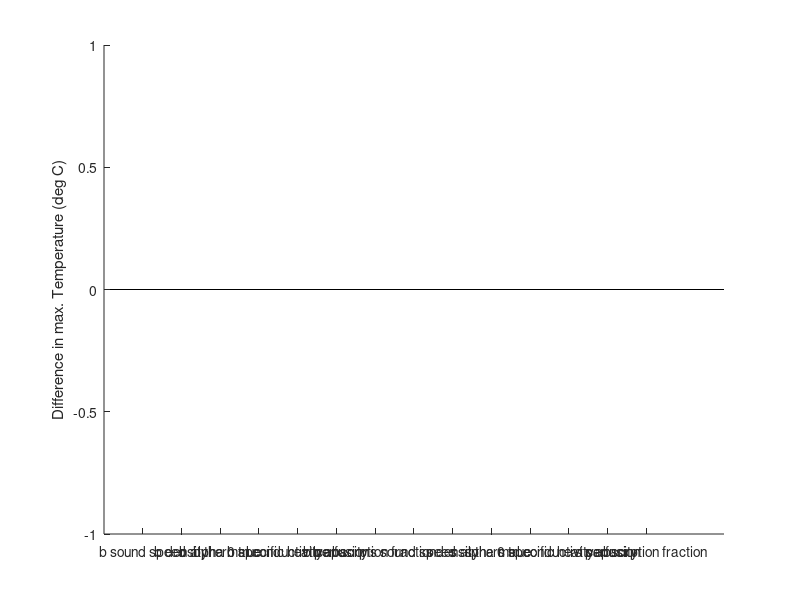

MATLAB code to generate this figure: (Note: this script raises an error after producing the figure.)
% get root path (script must be run)
currentFile = mfilename('fullpath');
[pathstr,~,~] = fileparts(currentFile); 
cd(fullfile(pathstr,'..'))
rootpath = pwd;

pn.figures = fullfile(rootpath, 'figures');
pn.data = fullfile(rootpath, 'data', 'tussim', 'itrusst_protocol1', 'sub-002');

% Define tissues and suffixes
tissue_labels = {'brain', 'skull'};
tissue_suffixes = {'_b', '_s'};

% Define properties and suffixes
property_labels = {'sound_speed', 'density', 'alpha_0_true', ...
                   'thermal_conductivity', ...
                   'specific_heat_capacity', 'perfusion', ...
                   'absorption_fraction'};
property_suffixes = {'_c_', '_rho_', '_a0_', '_k_', '_heatc_', '_perf_', '_abs_'};

% Define sweep values (2 levels)
sweep_values = 1:2;

% Preallocate results structure
results = struct();
xlabels = {};

i_cond = 0;
for t = 1:length(tissue_labels)
    tissue = tissue_labels{t};
    tissue_suffix = tissue_suffixes{t};

    for p = 1:length(property_labels)
        i_cond = i_cond+1;
        property = property_labels{p};
        prop_suffix = property_suffixes{p};

        % Prepare to store results for this tissue/property
        isppa_vec = nan(length(sweep_values),1);
        maxT_vec = nan(length(sweep_values),1);

        for v = 1:length(sweep_values)
            % Construct the filename affix
            affix = [tissue_suffix prop_suffix num2str(sweep_values(v))];
            xlabels{i_cond} = [tissue_suffix(2:end) '_' property];
            % Construct the filename
            filename = fullfile(pn.data, ['sub-002_phantom_output_table' affix '.csv']);

            if isfile(filename)
                T = readtable(filename);
                if all(ismember({'isppa_at_target','maxT'}, T.Properties.VariableNames))
                    isppa_vec(v) = T.isppa_at_target(1);
                    maxT_vec(v) = T.maxT(1);
                else
                    warning('File %s does not contain required columns.', filename);
                end
            else
                warning('File %s not found.', filename);
            end
        end
        % Store results in a structured way
        results.sweep(:,i_cond) = sweep_values;
        results.isppa_at_target(:,i_cond) = isppa_vec;
        results.maxT(:,i_cond) = maxT_vec;
    end
end

%% Restrict to only plot levels 1 and 2
scatter_levels = [1, 2]; % Only first and second sweep levels
scatter_colors = {[1 1 1], [0 0 0]}; % white and black

%% Plot maximum temperature as difference between levels
parameters = 1:size(results.maxT,2);
result_diff = results.maxT(2,:) - results.maxT(1,:); % difference between high and low levels

h = figure;
set(h, 'Units', 'normalized');
set(h, 'Position', [0.25 0.25 0.5 0.3]); % 50% width and height
hold on;

bar(parameters, result_diff, 'FaceColor', [.7 .0 .0], 'EdgeColor',[1 1 1]);

set(gca, 'XTick', 1:numel(parameters), 'XTickLabel', strrep(xlabels, '_', ' '));
xtickangle(45);
ylabel('Difference in max. Temperature (deg C)');
set(gca, 'Layer', 'top');
h.Color = 'white';
h.InvertHardcopy = 'off';

%% Plot target intensity as difference between levels
parameters = 1:size(results.isppa_at_target,2);
result_diff = results.isppa_at_target(2,:) - results.isppa_at_target(1,:); % difference between high and low levels

h = figure;
set(h, 'Units', 'normalized');
set(h, 'Position', [0.25 0.25 0.5 0.3]); % 50% width and height
hold on;

bar(parameters, result_diff, 'FaceColor', [.7 .0 .0], 'EdgeColor',[1 1 1]);

set(gca, 'XTick', 1:numel(parameters), 'XTickLabel', strrep(xlabels, '_', ' '));
xtickangle(45);
yline(0, '-k', 'LineWidth', 1); % line at y=0
ylabel('Difference in target intensity');
set(gca, 'Layer', 'top');
h.Color = 'white';
h.InvertHardcopy = 'off';
